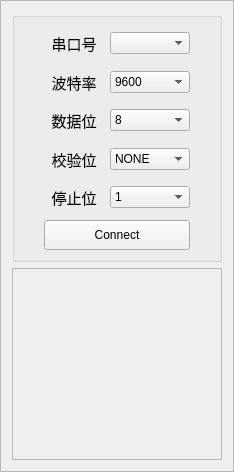
    <widget class="QFrame" name="frame">
     <property name="frameShape">
      <enum>QFrame::StyledPanel</enum>
     </property>
     <property name="frameShadow">
      <enum>QFrame::Raised</enum>
     </property>
     <layout class="QGridLayout" name="gridLayout_8">
      <item row="0" column="0">
       <widget class="QGroupBox" name="groupBox">
        <property name="sizePolicy">
         <sizepolicy hsizetype="Expanding" vsizetype="Expanding">
          <horstretch>0</horstretch>
          <verstretch>0</verstretch>
         </sizepolicy>
        </property>
        <property name="minimumSize">
         <size>
          <width>180</width>
          <height>250</height>
         </size>
        </property>
        <property name="maximumSize">
         <size>
          <width>210</width>
          <height>16777215</height>
         </size>
        </property>
        <property name="title">
         <string/>
        </property>
        <layout class="QGridLayout" name="gridLayout_6">
         <item row="0" column="0">
          <layout class="QGridLayout" name="gridLayout_2">
           <item row="0" column="1">
            <widget class="QComboBox" name="CBComMeter">
             <property name="enabled">
              <bool>true</bool>
             </property>
             <property name="minimumSize">
              <size>
               <width>80</width>
               <height>0</height>
              </size>
             </property>
             <property name="maximumSize">
              <size>
               <width>60</width>
               <height>16777215</height>
              </size>
             </property>
             <property name="layoutDirection">
              <enum>Qt::LeftToRight</enum>
             </property>
             <property name="editable">
              <bool>false</bool>
             </property>
             <property name="currentText">
              <string/>
             </property>
             <property name="currentIndex">
              <number>-1</number>
             </property>
            </widget>
           </item>
           <item row="0" column="0">
            <widget class="QLabel" name="label_9">
             <property name="sizePolicy">
              <sizepolicy hsizetype="Expanding" vsizetype="Expanding">
               <horstretch>0</horstretch>
               <verstretch>0</verstretch>
              </sizepolicy>
             </property>
             <property name="maximumSize">
              <size>
               <width>70</width>
               <height>16777215</height>
              </size>
             </property>
             <property name="font">
              <font>
               <family>微软雅黑</family>
               <pointsize>11</pointsize>
              </font>
             </property>
             <property name="text">
              <string>串口号</string>
             </property>
             <property name="alignment">
              <set>Qt::AlignCenter</set>
             </property>
            </widget>
           </item>
           <item row="1" column="1">
            <widget class="QComboBox" name="CBBaudMeter">
             <property name="minimumSize">
              <size>
               <width>80</width>
               <height>0</height>
              </size>
             </property>
             <property name="maximumSize">
              <size>
               <width>60</width>
               <height>16777215</height>
              </size>
             </property>
             <property name="layoutDirection">
              <enum>Qt::LeftToRight</enum>
             </property>
             <property name="currentText">
              <string>9600</string>
             </property>
             <property name="currentIndex">
              <number>2</number>
             </property>
             <property name="maxVisibleItems">
              <number>10</number>
             </property>
             <item>
              <property name="text">
               <string>2400</string>
              </property>
             </item>
             <item>
              <property name="text">
               <string>4800</string>
              </property>
             </item>
             <item>
              <property name="text">
               <string>9600</string>
              </property>
             </item>
             <item>
              <property name="text">
               <string>19200</string>
              </property>
             </item>
             <item>
              <property name="text">
               <string>115200</string>
              </property>
             </item>
             <item>
              <property name="text">
               <string>custom</string>
              </property>
             </item>
            </widget>
           </item>
           <item row="4" column="0">
            <widget class="QLabel" name="label_8">
             <property name="sizePolicy">
              <sizepolicy hsizetype="Expanding" vsizetype="Expanding">
               <horstretch>0</horstretch>
               <verstretch>0</verstretch>
              </sizepolicy>
             </property>
             <property name="maximumSize">
              <size>
               <width>70</width>
               <height>16777215</height>
              </size>
             </property>
             <property name="font">
              <font>
               <family>微软雅黑</family>
               <pointsize>11</pointsize>
              </font>
             </property>
             <property name="text">
              <string>停止位</string>
             </property>
             <property name="alignment">
              <set>Qt::AlignCenter</set>
             </property>
            </widget>
           </item>
           <item row="1" column="0">
            <widget class="QLabel" name="label_12">
             <property name="sizePolicy">
              <sizepolicy hsizetype="Expanding" vsizetype="Expanding">
               <horstretch>0</horstretch>
               <verstretch>0</verstretch>
              </sizepolicy>
             </property>
             <property name="minimumSize">
              <size>
               <width>60</width>
               <height>0</height>
              </size>
             </property>
             <property name="maximumSize">
              <size>
               <width>60</width>
               <height>16777215</height>
              </size>
             </property>
             <property name="font">
              <font>
               <family>微软雅黑</family>
               <pointsize>11</pointsize>
              </font>
             </property>
             <property name="text">
              <string>波特率</string>
             </property>
             <property name="alignment">
              <set>Qt::AlignCenter</set>
             </property>
            </widget>
           </item>
           <item row="3" column="0">
            <widget class="QLabel" name="label_7">
             <property name="sizePolicy">
              <sizepolicy hsizetype="Expanding" vsizetype="Expanding">
               <horstretch>0</horstretch>
               <verstretch>0</verstretch>
              </sizepolicy>
             </property>
             <property name="maximumSize">
              <size>
               <width>70</width>
               <height>16777215</height>
              </size>
             </property>
             <property name="font">
              <font>
               <family>微软雅黑</family>
               <pointsize>11</pointsize>
              </font>
             </property>
             <property name="text">
              <string>校验位</string>
             </property>
             <property name="alignment">
              <set>Qt::AlignCenter</set>
             </property>
            </widget>
           </item>
           <item row="3" column="1">
            <widget class="QComboBox" name="CBParityMeter">
             <property name="minimumSize">
              <size>
               <width>80</width>
               <height>0</height>
              </size>
             </property>
             <property name="maximumSize">
              <size>
               <width>70</width>
               <height>16777215</height>
              </size>
             </property>
             <property name="currentIndex">
              <number>0</number>
             </property>
             <item>
              <property name="text">
               <string>NONE</string>
              </property>
             </item>
             <item>
              <property name="text">
               <string>EVEN</string>
              </property>
             </item>
             <item>
              <property name="text">
               <string>ODD</string>
              </property>
             </item>
             <item>
              <property name="text">
               <string>MARK</string>
              </property>
             </item>
             <item>
              <property name="text">
               <string>SPACE</string>
              </property>
             </item>
            </widget>
           </item>
           <item row="5" column="0" colspan="2">
            <widget class="QPushButton" name="BtnConn">
             <property name="minimumSize">
              <size>
               <width>80</width>
               <height>30</height>
              </size>
             </property>
             <property name="text">
              <string>Connect</string>
             </property>
            </widget>
           </item>
           <item row="2" column="1">
            <widget class="QComboBox" name="CBDataMeter">
             <property name="minimumSize">
              <size>
               <width>80</width>
               <height>0</height>
              </size>
             </property>
             <property name="maximumSize">
              <size>
               <width>50</width>
               <height>16777215</height>
              </size>
             </property>
             <property name="layoutDirection">
              <enum>Qt::LeftToRight</enum>
             </property>
             <property name="currentText">
              <string>8</string>
             </property>
             <property name="currentIndex">
              <number>3</number>
             </property>
             <item>
              <property name="text">
               <string>5</string>
              </property>
             </item>
             <item>
              <property name="text">
               <string>6</string>
              </property>
             </item>
             <item>
              <property name="text">
               <string>7</string>
              </property>
             </item>
             <item>
              <property name="text">
               <string>8</string>
              </property>
             </item>
            </widget>
           </item>
           <item row="2" column="0">
            <widget class="QLabel" name="label_6">
             <property name="sizePolicy">
              <sizepolicy hsizetype="Expanding" vsizetype="Expanding">
               <horstretch>0</horstretch>
               <verstretch>0</verstretch>
              </sizepolicy>
             </property>
             <property name="minimumSize">
              <size>
               <width>60</width>
               <height>0</height>
              </size>
             </property>
             <property name="maximumSize">
              <size>
               <width>50</width>
               <height>16777215</height>
              </size>
             </property>
             <property name="font">
              <font>
               <family>微软雅黑</family>
               <pointsize>11</pointsize>
              </font>
             </property>
             <property name="text">
              <string>数据位</string>
             </property>
             <property name="alignment">
              <set>Qt::AlignCenter</set>
             </property>
            </widget>
           </item>
           <item row="4" column="1">
            <widget class="QComboBox" name="CBStopMeter">
             <property name="minimumSize">
              <size>
               <width>0</width>
               <height>0</height>
              </size>
             </property>
             <property name="maximumSize">
              <size>
               <width>80</width>
               <height>16777215</height>
              </size>
             </property>
             <item>
              <property name="text">
               <string>1</string>
              </property>
             </item>
             <item>
              <property name="text">
               <string>2</string>
              </property>
             </item>
             <item>
              <property name="text">
               <string>1.5</string>
              </property>
             </item>
            </widget>
           </item>
          </layout>
         </item>
        </layout>
       </widget>
      </item>
      <item row="1" column="0">
       <widget class="QTextEdit" name="txtLog">
        <property name="maximumSize">
         <size>
          <width>210</width>
          <height>16777215</height>
         </size>
        </property>
        <property name="styleSheet">
         <string notr="true">background-color: rgb(239, 239, 239);</string>
        </property>
        <property name="readOnly">
         <bool>true</bool>
        </property>
       </widget>
      </item>
     </layout>
    </widget>
